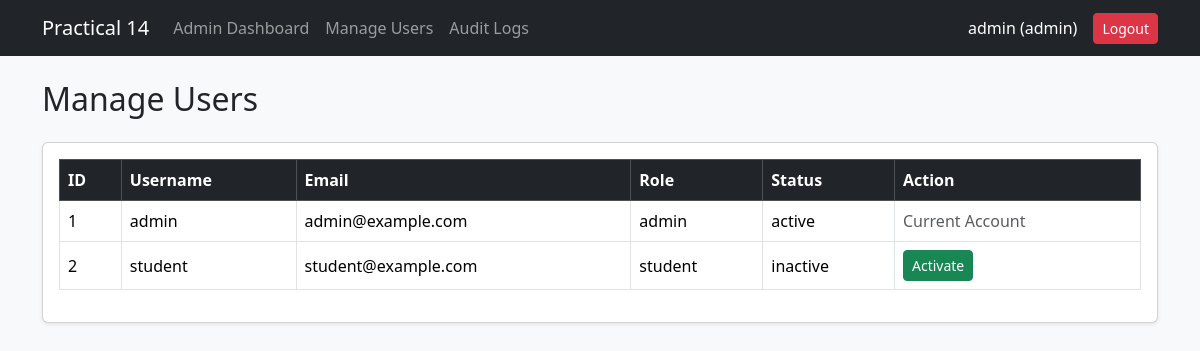
/users.php (signed in), run on the app's committed database.
### tables this page shows
CREATE TABLE `users` (
  `id` int(11) NOT NULL,
  `username` varchar(100) NOT NULL,
  `email` varchar(150) NOT NULL,
  `password` varchar(255) NOT NULL,
  `role` enum('admin','student') NOT NULL DEFAULT 'student',
  `status` enum('active','inactive') NOT NULL DEFAULT 'active',
  `created_at` timestamp NOT NULL DEFAULT current_timestamp()
);

### users.php (the view, shortened to what this page needs)
<?php
require "auth.php";
$users = $conn->query(
    "SELECT id, username, email, role, status
     FROM users ORDER BY id ASC"
);
?>
<!DOCTYPE html>
<html lang="en">
<head>
    <link href="https://cdn.jsdelivr.net/npm/bootstrap@5.3.3/dist/css/bootstrap.min.css"
          rel="stylesheet">
</head>
<body class="bg-light">
<?php include "menu.php"; ?>
<div class="container mt-4">
    <h2>Manage Users</h2>
    <div class="card shadow-sm mt-4">
        <div class="card-body table-responsive">
            <table class="table table-bordered align-middle">
                <thead class="table-dark">
                    <tr>
                        <th>ID</th>
                        <th>Username</th>
                        <th>Email</th>
                        <th>Role</th>
                        <th>Status</th>
                        <th>Action</th>
                    </tr>
                </thead>
                <tbody>
                <?php while ($user = $users->fetch_assoc()): ?>
                <tr>
                    <td><?= (int)$user["id"] ?></td>
                    <td><?= htmlspecialchars($user["username"]) ?></td>
                    <td><?= htmlspecialchars($user["email"]) ?></td>
                    <td><?= htmlspecialchars($user["role"]) ?></td>
                    <td>
                        <?= htmlspecialchars($user["status"]) ?>
                    </td>
                    <td>
                        <?php if ((int)$user["id"] !==
                                      (int)$_SESSION["user_id"]): ?>
                        <form method="POST"
                              action="toggle_status.php">
                            <button class="btn btn-sm
                                <?= $user["status"] === "active"
                                    ? "btn-warning"
                                    : "btn-success" ?>">
                                <?= $user["status"] === "active"
                                    ? "Deactivate"
                                    : "Activate" ?>
                            </button>
                        </form>
                        <?php else: ?>
                            <span class="text-muted">
                                Current Account
                            </span>
                        <?php endif; ?>
                    </td>
                </tr>
                <?php endwhile; ?>
                </tbody>
            </table>
        </div>
    </div>
</div>
</body>
</html>

### data on the page
users: id "1", username "admin", email "admin@example.com", role "admin", status "active", shows "Current Account"
users: id "2", username "student", email "student@example.com", role "student", status "inactive", shows "Activate"

### other printed values
$_SESSION["username"] "admin"
$role "admin"
